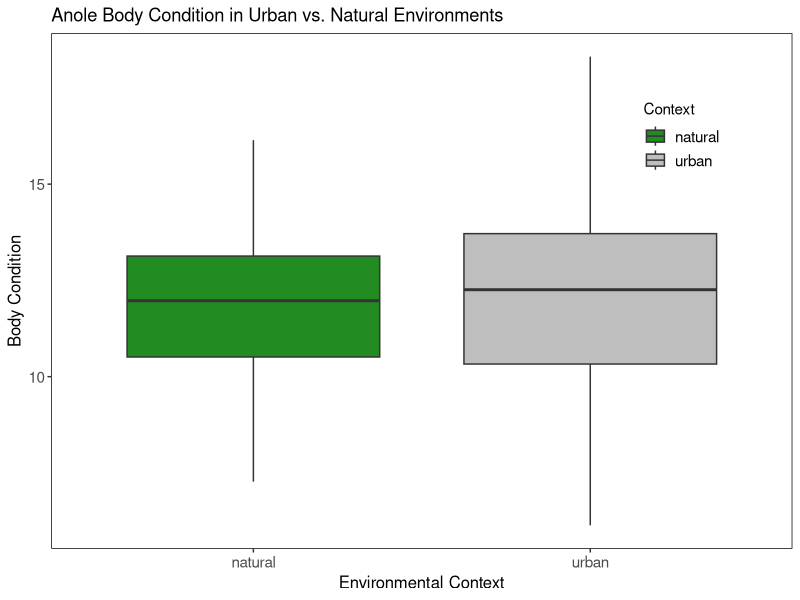
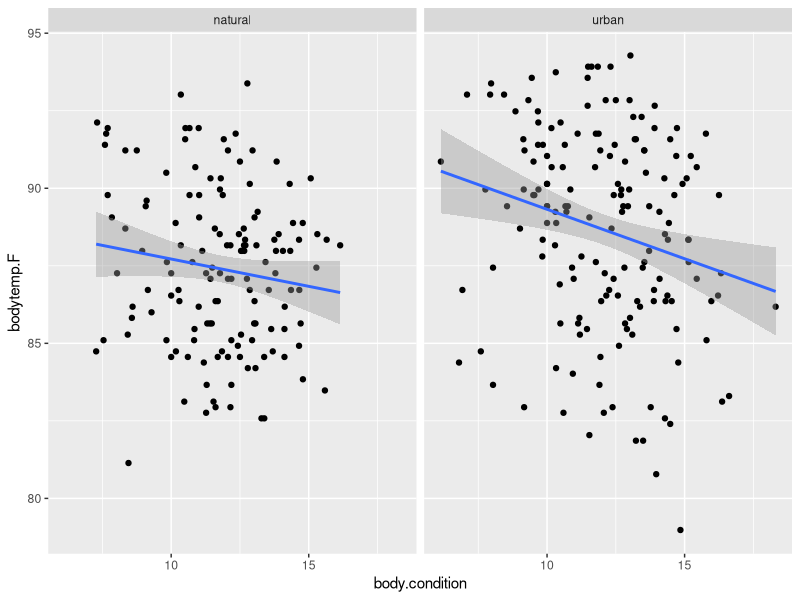
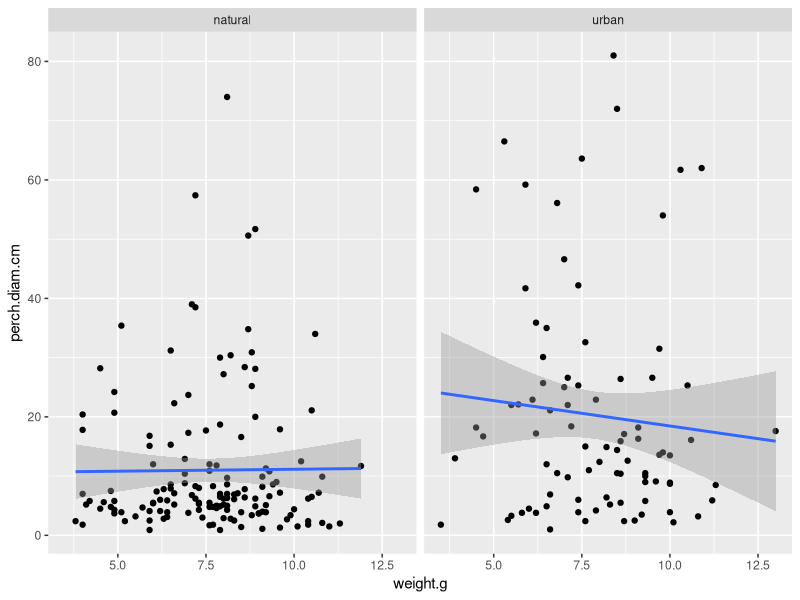
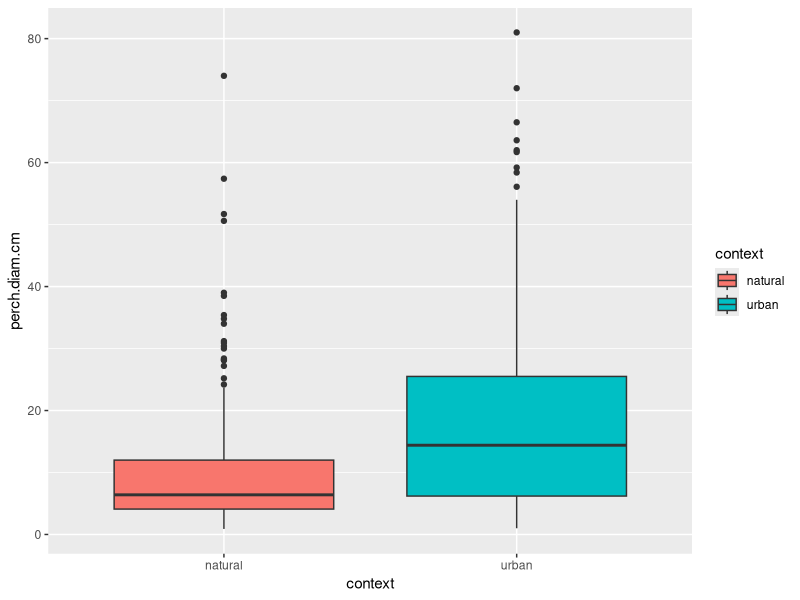
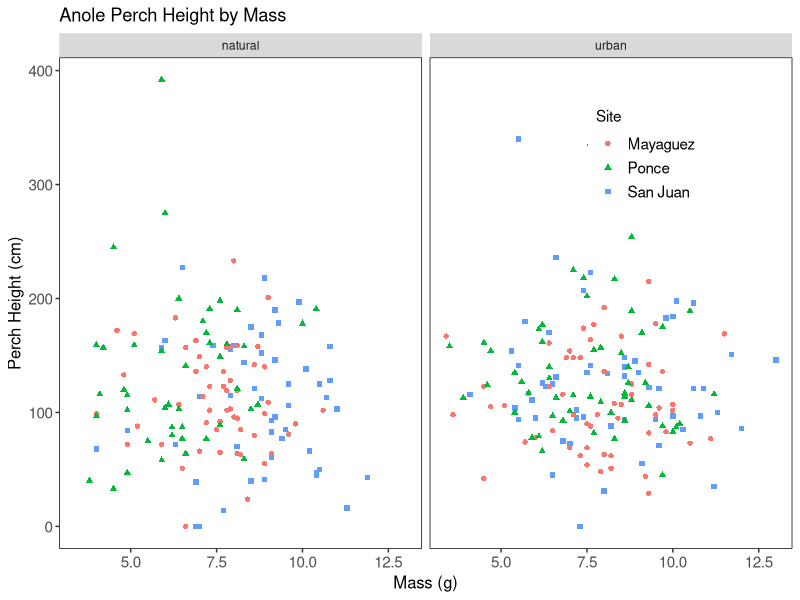
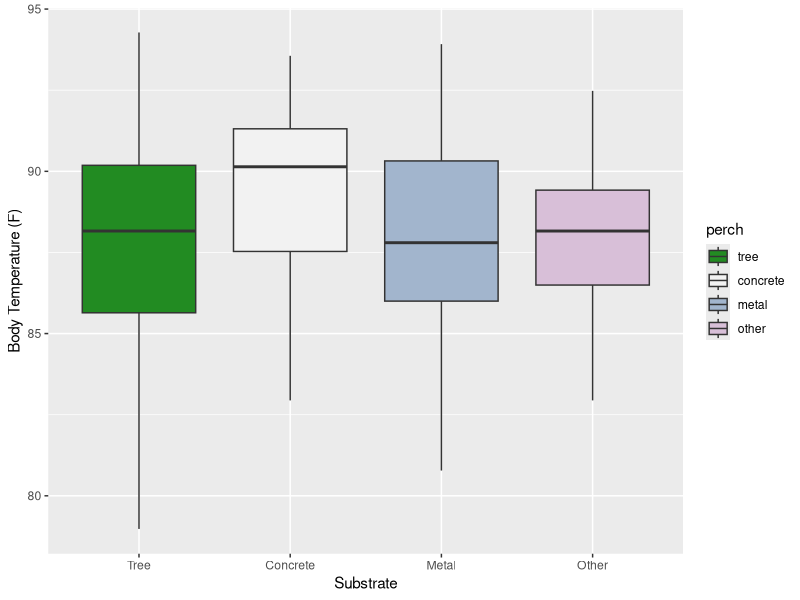

Source code (R) for these figures, in order:
library(tidyverse)
library(ggplot2)

anoles <- read_csv("winchell_evol_phenshifts.csv")

anoles <- anoles %>% mutate(bodytemp.F = (32 + 1.8*bodytemp.C))   ## Converting to Fahrenheit to help my brain

anoles <- (anoles
           %>% mutate_at(vars(Site,context,perch,flags),funs(factor)) ## Turning my character read-ins into factors
           %>% mutate(perch.diam.cm=parse_number(perch.diam.cm))
)

with(anoles, table(perch, context))  ## Want to see the total table of perch observations/categories, to see what I can collapse into tree/metal/concrete

levels(anoles$perch) <- list(tree=c("tree", "woody branch", "behind a sign on a tree", "bush"),             ## Collapsing perches into three main levels, discarding the rest
                             concrete=c("concrete", "concrete pos", "concrete wall", "conctreete wall"),
                             metal=c("metal", "metal fence", "metal fence post", "metal gate", "metal pipe", 
                                     "metal pole", "inside metal fence post"),
                             other="NA"
)        ## A more tidyverse-oriented way to do this would have been fct_collapse(tree="yadda", "yadda", "yadda") and repeat for concrete and metal 

anoles$perch[is.na(anoles$perch)] <- "other"     ## Need to substitute "other" for all the NAs that are in there from when I collapsed my perch levels


anoles %>% mutate(body.condition = (weight.g/svl.mm)*100)   ## This didn't create a new column in the dataframe like it did when I converted bodytemp.F from bodytemp.C
                                                            ## So I did it a non-tidyverse way:
anoles$body.condition <- (anoles$weight.g/anoles$svl.mm)*100  ## This more or less did what I wanted it to. 
## Should I still be using residual svl/mass to calculate this type of variable?

## Now on to the actual figure-making:

## Now that we have a body condition metric, I want to see whether lizards differ in their body condition based upon their natural/urban environment

(condition_context_box <- ggplot(anoles, aes(context,body.condition, fill=context))+
  geom_boxplot()+
  scale_fill_manual(values=c("forestgreen","gray"))+           ## Want intuitive colors for my boxplot fills
  labs(x="Environmental Context", y="Body Condition", 
       title="Anole Body Condition in Urban vs. Natural Environments",
       fill="Context")+
  theme(panel.border = element_rect(fill=NA, color="black"),
          legend.title=element_text(size=11),                  ## Removing as much non-data ink as possible, while
          legend.position=c(0.85,0.8),                         ##    keeping the outline of the figure
          legend.text=element_text(size=11),
          panel.grid.major = element_blank(),
          axis.title.x = element_text(size=12),
          axis.text.x = element_text(size=11),
          axis.title.y = element_text(size=12),
          axis.text.y = element_text(size=11),
          panel.grid.minor = element_blank(),
          panel.background = element_rect(fill="white"))
) ## Nope, no real difference. There seems to be a bit more variation in urban environments but it's not enough to be interesting.

## Let's see the relationship between physical body condition and thermal state, split by urban vs natural context:
(condition_temp_fig <- ggplot(anoles, aes(x=body.condition, y=bodytemp.F))+
  geom_point()+
  geom_smooth(method=lm)+
  facet_grid(cols=vars(context))
)
## These relationships are uninspiring, but a slight negative relationship could potentially be explained by the fact that it's harder to heat larger objects up at a fixed energy input

## Let's see if higher mass of a lizard is associated with a greater perch diameter:
tree_anoles <- filter(anoles, perch == "tree") ## subsetting to only include lizards found on trees

(perch_mass_fig <- ggplot(tree_anoles, aes(weight.g, perch.diam.cm))+
  geom_point()+
  geom_smooth(method=lm)+
  facet_grid(cols=vars(context))
)      ## Once again, really nothing interesting going on, but we see a heavier concentration of small-diameter capture points in natural settings. How about I box-plot that?

(perch_diam_box <- ggplot(tree_anoles, aes(context, perch.diam.cm, fill=context))+
  geom_boxplot()
)


## I wonder if larger lizards are found closer or farther from the ground compared to small lizards? Larger lizards might perceive themselves safer in a given 
## environment than a smaller lizard would, thus I predict larger lizards to spend more time close to the ground (and thus be captured closer to the ground)
## This also yielded an uninspiring relationship. I'll just find ways to make my boring data more visually interesting
(perch_height_mass_fig <- ggplot(anoles, aes(weight.g, perch.height.cm, shape=Site, color=Site))+
  labs(x="Mass (g)", y="Perch Height (cm)",
       title="Anole Perch Height by Mass",
       shape="Site")+
  geom_point(aes(shape=factor(Site)))+
  facet_grid(cols=vars(context))+
  theme(panel.border = element_rect(fill=NA, color="black"),
          legend.title=element_text(size=11),                  ## Removing as much non-data ink as possible, while
          legend.position=c(0.8,0.8),                          ##    keeping the outline of the figure
          legend.text=element_text(size=11),
          panel.grid.major = element_blank(),
          axis.title.x = element_text(size=12),
          axis.text.x = element_text(size=11),
          axis.title.y = element_text(size=12),
          axis.text.y = element_text(size=11),
          panel.grid.minor = element_blank(),
          panel.background = element_rect(fill="white"))
)
## This is still a mess. How about looking at body temperature by substrate type?



(substrate_temp_fig <- ggplot(anoles, aes(perch,bodytemp.F,fill=perch))+
  geom_boxplot()+                                                                                                                
  labs(x="Substrate", y="Body Temperature (F)")+
  scale_x_discrete(labels=c("Tree","Concrete","Metal","Other"))+
  scale_fill_manual(values=c("forestgreen","grey95","lightsteelblue3","thistle")) 
)        ## It seems that lizards caught on concrete substrates tend to have a slightly higher internal temperature. This is odd as I would have predicted metal-dwelling lizards
         ## To be hotter, unless those hotter surfaces become intolerable and the lizards avoid them. 


## I keep getting error messages that I'm removing rows containing non-finite values. What could be the source of this?

